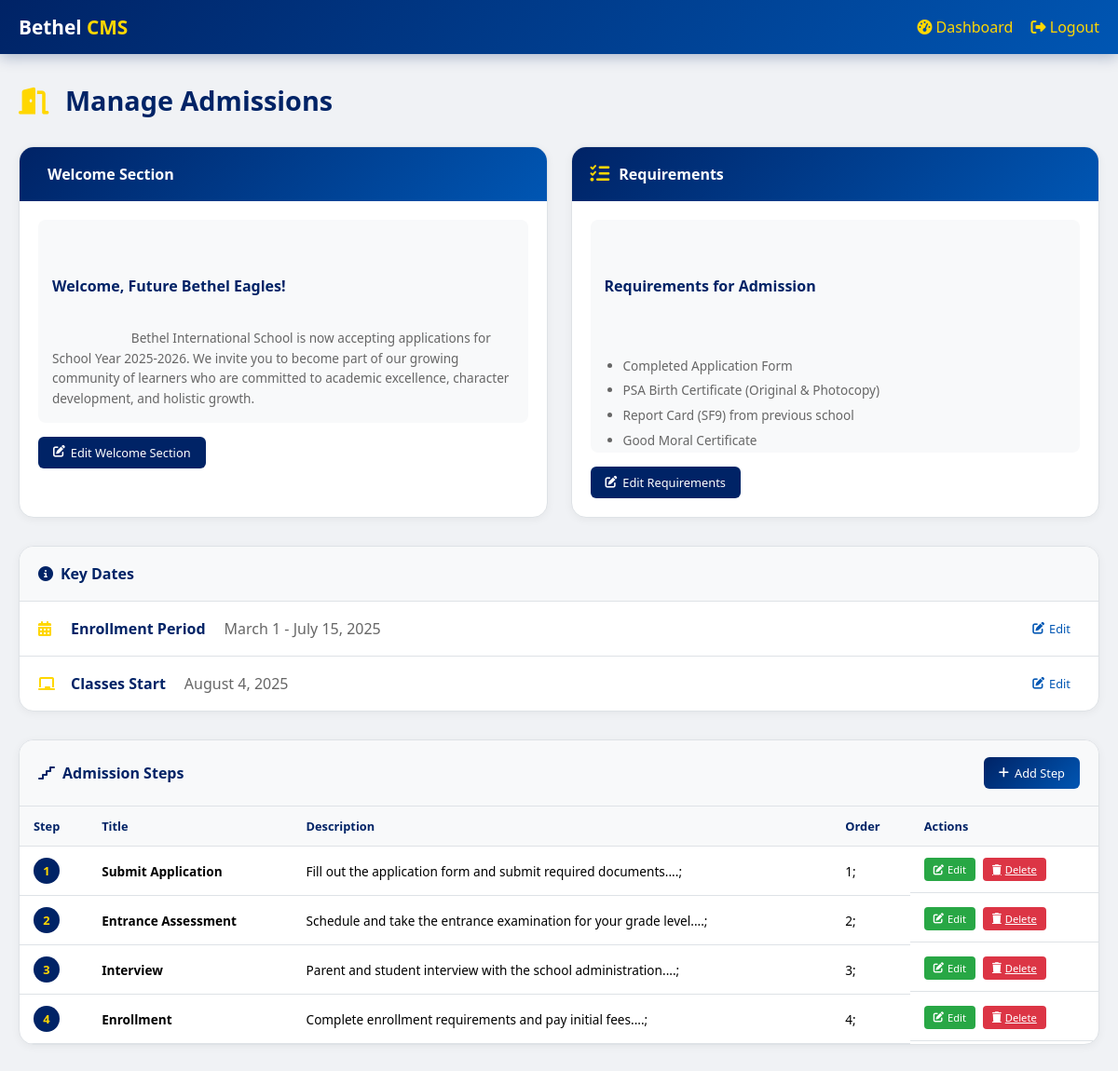
Page /admin/manage-admissions.php (signed in) on the committed database.
### tables this page shows
CREATE TABLE `admissions_content` (
  `id` int(11) NOT NULL,
  `section` varchar(50) NOT NULL,
  `title` varchar(200) DEFAULT NULL,
  `content` text DEFAULT NULL,
  `display_order` int(11) DEFAULT 0,
  `status` enum('active','inactive') DEFAULT 'active',
  `updated_at` timestamp NOT NULL DEFAULT current_timestamp() ON UPDATE current_timestamp()
);

CREATE TABLE `admission_steps` (
  `id` int(11) NOT NULL,
  `step_number` int(2) NOT NULL,
  `title` varchar(100) NOT NULL,
  `description` text DEFAULT NULL,
  `display_order` int(11) DEFAULT 0,
  `status` enum('active','inactive') DEFAULT 'active',
  `created_at` timestamp NOT NULL DEFAULT current_timestamp()
);

### admin/manage-admissions.php (the view, shortened to what this page needs)
<?php
require_once '../includes/db.php';
$welcome = $pdo->query("SELECT * FROM admissions_content WHERE section = 'welcome'")->fetch();
$requirements = $pdo->query("SELECT * FROM admissions_content WHERE section = 'requirements'")->fetch();
$enrollment = $pdo->query("SELECT * FROM admissions_content WHERE section = 'enrollment_period'")->fetch();
$classes = $pdo->query("SELECT * FROM admissions_content WHERE section = 'classes_start'")->fetch();
$steps = $pdo->query("SELECT * FROM admission_steps ORDER BY display_order ASC")->fetchAll();
?>
<!DOCTYPE html>
<html lang="en">
<head>
    <link rel="stylesheet" href="https://cdnjs.cloudflare.com/ajax/libs/font-awesome/6.4.0/css/all.min.css">
</head>
<body>
    <nav class="admin-nav">
        <div class="admin-nav-container">
            <div class="admin-logo">Bethel <span>CMS</span></div>
            <div class="admin-user">
                <a href="dashboard.php"><i class="fas fa-tachometer-alt"></i> Dashboard</a>
                <a href="logout.php"><i class="fas fa-sign-out-alt"></i> Logout</a>
            </div>
        </div>
    </nav>
    <div class="admin-container">
        <div class="page-header">
            <h1><i class="fas fa-door-open"></i> Manage Admissions</h1>
        </div>
        <div class="main-sections">
            <div class="main-card">
                <div class="card-header">
                    <h3>Welcome Section</h3>
                </div>
                <div class="card-body">
                    <div class="content-preview">
                        <strong><?php echo htmlspecialchars($welcome['title'] ?? 'Welcome Future Eagles!'); ?></strong>
                        <?php echo nl2br(htmlspecialchars($welcome['content'] ?? 'No content yet.')); ?>
                    </div>
                    <button class="edit-btn" onclick="openContentModal('welcome', '<?php echo htmlspecialchars($welcome['title'] ?? ''); ?>', <?php echo htmlspecialchars(json_encode($welcome['content'] ?? '')); ?>)">
                        <i class="fas fa-edit"></i> Edit Welcome Section
                    </button>
                </div>
            </div>
            <div class="main-card">
                <div class="card-header">
                    <i class="fas fa-list-check"></i>
                    <h3>Requirements</h3>
                </div>
                <div class="card-body">
                    <div class="content-preview">
                        <strong><?php echo htmlspecialchars($requirements['title'] ?? 'Requirements for Admission'); ?></strong>
                        <?php
                            $req_content = $requirements['content'] ?? '';
                            $req_lines = explode("\n", $req_content);
                            if(count($req_lines) > 0 && trim($req_lines[0]) != ''):
                                echo "<ul>";
                                foreach($req_lines as $line) {
                                    if(trim($line)) {
                                        echo "<li>" . htmlspecialchars(trim($line)) . "</li>";
                                    }
                                }
                                echo "</ul>";
                            else:
                                echo "<p>No requirements added yet.</p>";
                            endif;
                        ?>
                    </div>
                    <button class="edit-btn" onclick="openContentModal('requirements', '<?php echo htmlspecialchars($requirements['title'] ?? ''); ?>', <?php echo htmlspecialchars(json_encode($requirements['content'] ?? '')); ?>)">
                        <i class="fas fa-edit"></i> Edit Requirements
                    </button>
                </div>
            </div>
        </div>
        <div class="info-list">
            <div class="info-list-header">
                <h3><i class="fas fa-info-circle"></i> Key Dates</h3>
            </div>
            <div class="info-items">
                <div class="info-item">
                    <div class="info-label">
                        <i class="fas fa-calendar-alt"></i>
                        Enrollment Period
                    </div>
                    <div class="info-value">
                        <?php echo nl2br(htmlspecialchars($enrollment['content'] ?? 'March 1 - July 15, 2025')); ?>
                    </div>
                    <button class="small-edit-btn" onclick="openContentModal('enrollment', '<?php echo htmlspecialchars($enrollment['title'] ?? ''); ?>', <?php echo htmlspecialchars(json_encode($enrollment['content'] ?? '')); ?>)">
                        <i class="fas fa-edit"></i> Edit
                    </button>
                </div>
                <div class="info-item">
                    <div class="info-label">
                        <i class="fas fa-chalkboard"></i>
                        Classes Start
                    </div>
                    <div class="info-value">
                        <?php echo nl2br(htmlspecialchars($classes['content'] ?? 'August 4, 2025')); ?>
                    </div>
                    <button class="small-edit-btn" onclick="openContentModal('classes', '<?php echo htmlspecialchars($classes['title'] ?? ''); ?>', <?php echo htmlspecialchars(json_encode($classes['content'] ?? '')); ?>)">
                        <i class="fas fa-edit"></i> Edit
                    </button>
                </div>
            </div>
        </div>
        <div class="steps-section">
            <div class="steps-header">
                <h3><i class="fas fa-stairs"></i> Admission Steps</h3>
                <button class="add-btn" onclick="openStepModal()">
                    <i class="fas fa-plus"></i> Add Step
                </button>
            </div>
            <div style="overflow-x: auto;">
                <table class="steps-table">
                    <thead>
                        <tr>
                            <th>Step</th>
                            <th>Title</th>
                            <th>Description</th>
                            <th>Order</th>
                            <th>Actions</th>
                        </tr>
                    </thead>
                    <tbody>
                        <?php if(count($steps) > 0): ?>
                            <?php foreach($steps as $step): ?>
                            <tr>
                                <td><span class="step-number-badge"><?php echo $step['step_number']; ?></span></td>
                                <td><strong><?php echo htmlspecialchars($step['title']); ?></strong></td>
                                <td><?php echo htmlspecialchars(substr($step['description'], 0, 80)); ?>...;</td>
                                <td><?php echo $step['display_order']; ?>;</td>
                                <td class="action-buttons">
                                    <button class="btn-edit" onclick="editStep(<?php echo htmlspecialchars(json_encode($step)); ?>)">
                                        <i class="fas fa-edit"></i> Edit
                                    </button>
                                    <a href="?delete_step=<?php echo $step['id']; ?>" class="btn-delete" onclick="return confirm('Delete this step?')">
                                        <i class="fas fa-trash"></i> Delete
                                    </a>
                                </td>
                            </tr>
                            <?php endforeach; ?>
                        <?php endif; ?>
                    </tbody>
                </table>
            </div>
        </div>
    </div>
</body>
</html>

### rows in the picture
admissions_content: title "Welcome, Future Bethel Eagles!", content "Bethel International School is now accepting applications for School Year 2025-2026. We invite you to become part of our growing community of learners who are committed to academic excellence, character development, and holistic growth."
admissions_content: title "Requirements for Admission", content "Completed Application Form", content "PSA Birth Certificate (Original & Photocopy)", content "Report Card (SF9) from previous school", content "Good Moral Certificate"
admissions_content: content "March 1 - July 15, 2025"
admissions_content: content "August 4, 2025"
admission_steps: step_number "1", title "Submit Application", description "Fill out the application form and submit required documents.", display_order "1"
admission_steps: step_number "2", title "Entrance Assessment", description "Schedule and take the entrance examination for your grade level.", display_order "2"
admission_steps: step_number "3", title "Interview", description "Parent and student interview with the school administration.", display_order "3"
admission_steps: step_number "4", title "Enrollment", description "Complete enrollment requirements and pay initial fees.", display_order "4"
